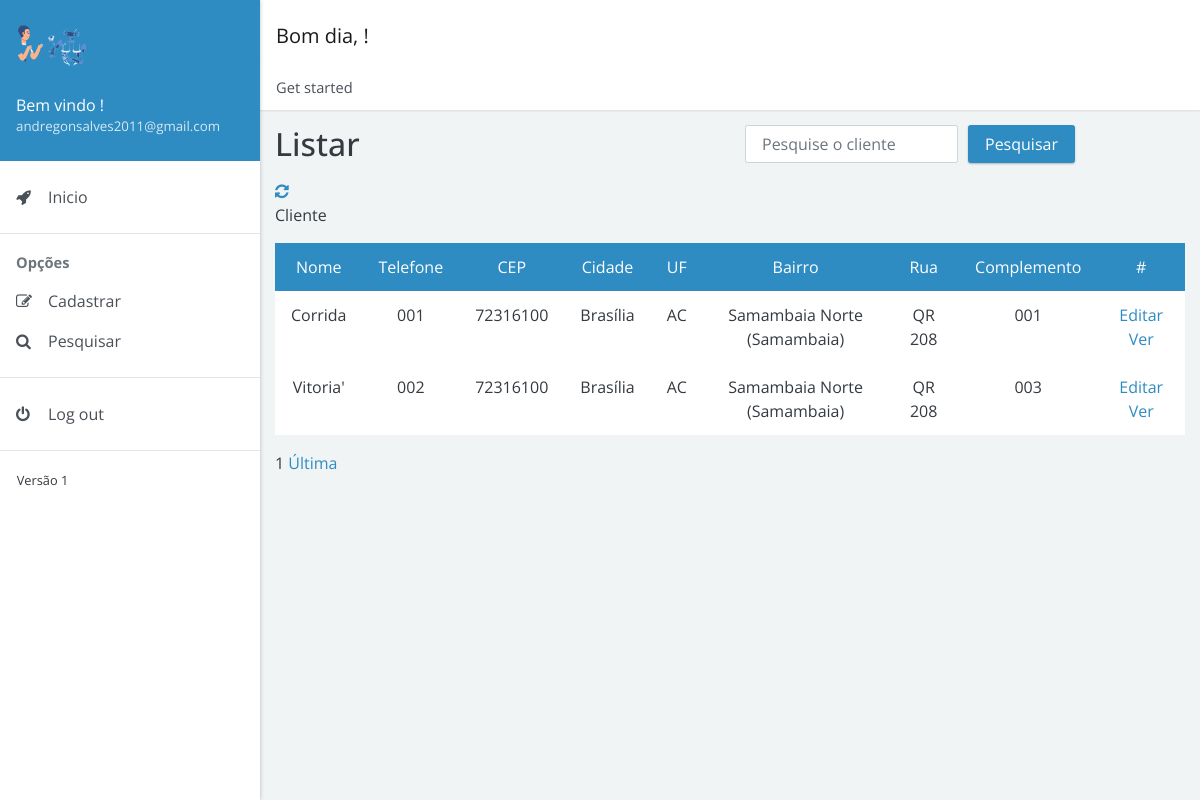
The page /controle/view/pesquisar/pesquisa_cliente.php (signed in) on the database its author committed.
### tables this page shows
CREATE TABLE `cliente` (
  `id_cliente` int(11) NOT NULL,
  `nome_completo` varchar(255) DEFAULT NULL,
  `email_cliente` varchar(255) NOT NULL,
  `telefone_celular` varchar(17) DEFAULT NULL,
  `telefone_contato` varchar(17) DEFAULT NULL,
  `endereco_id_endereco` int(11) NOT NULL,
  `login_id_login` int(11) NOT NULL
);

CREATE TABLE `endereco` (
  `id_endereco` int(11) NOT NULL,
  `cep` varchar(10) DEFAULT NULL,
  `cidade` varchar(255) DEFAULT NULL,
  `uf` varchar(2) DEFAULT NULL,
  `bairro` varchar(255) DEFAULT NULL,
  `rua` varchar(255) DEFAULT NULL,
  `complemento` varchar(255) DEFAULT NULL
);

### controle/view/pesquisar/pesquisa_cliente.php (the view, shortened to what this page needs)
<!doctype html>
<html lang="pt-br">
<head>
    <link rel="stylesheet" href="https://cdnjs.cloudflare.com/ajax/libs/font-awesome/4.7.0/css/font-awesome.min.css">
    <link href="../../../dist/admin4b.min.css?v=2.1.0" rel="stylesheet">
    <link href="../../../dist/admin4b.min.css" rel="stylesheet" type="text/css">
</head>
<body>
    <div class="app">
        <div class="app-sidebar">
            <div class="sidebar-header">
                <img src="../../../images/principal3.png" width="70px" alt="Imagem de entrada"><br>
                <div class="username"><span>Bem vindo <?php session_start();
                                                        echo $_SESSION['nome_completo']; ?>!</span> <small><?php echo $_SESSION['email_usuario']; ?></small></div>
            </div>
            <div id="sidebar-nav" class="sidebar-nav">
                <ul>
                    <li><a href="../../controle.php"><span class="sidebar-nav-icon fa fa-rocket"></span> <span class="sidebar-nav-text">Inicio</span></a></li>
                </ul>
                <hr><span class="sidebar-nav-header">Opções</span>
                <ul>
                    <li><a href="#forms" data-toggle="collapse"><span class="sidebar-nav-icon fa fa-pencil-square-o"></span> <span class="sidebar-nav-text">Cadastrar</span></a>
                    </li>
                    <li><a href="#search" data-toggle="collapse"><span class="sidebar-nav-icon fa fa-search"></span> <span class="sidebar-nav-text">Pesquisar</span></a>
                    </li>
                </ul>
                <hr>
                <ul>
                    <li><a href="../../../controll/crud/sair.php"><span class="sidebar-nav-icon fa fa-power-off"></span> <span class="sidebar-nav-text">Log out</span></a></li>
                </ul>
                <hr>
                <small>Versão 1</small>
            </div>
        </div>
        <div class="app-content">
            <div class="content-header">
                <nav class="navbar navbar-expand navbar-light bg-white">
                    <div class="navbar-brand">
                        <?php
                        $hora_do_dia = date("H");
                        if (($hora_do_dia >= 00) && ($hora_do_dia <= 11)) {
                            echo "Bom dia, ";
                        } else if (($hora_do_dia >= 12) && ($hora_do_dia <= 17)) {
                            echo "Boa tarde, ";
                        } else {
                            echo "Boa noite, ";
                        }
                        ?>!
                    </div>
                </nav>
                <nav>
                    <ol class="breadcrumb">
                        <li class="breadcrumb-item">Get started</li>
                    </ol>
                </nav>
            </div>
            <div class="content-body">
                <div class="container">
                    <div class="page-header">
                        <div class="row">
                            <div class="col-sm-6 col-md-6">
                                <h1>Listar</h1>
                            </div>
                            <div class="col-sm-1 col-md-5">
                                <form class="form-inline" method="GET" action="./enviar/mostrar_cliente.php">
                                    <div class="form-group">
                                        <input type="text" name="pesquisar" id="pesquisa" class="form-control" placeholder="Pesquise o cliente" style="margin-right: 10px;" required>
                                    </div>
                                    <button type="submit" class="btn btn-primary">Pesquisar</button>
                                </form>
                            </div>
                        </div>
                        <div class="row">
                            <div class="col-sm-6 col-md-6">
                                <a href="pesquisa_cliente.php"><i class="fa fa-refresh" aria-hidden="true"></i></a>
                            </div>
                        </div>
                    </div>
                    <div class="align-items-center">
                        <div class="">
                            <p>Cliente</p>
                            <table class="table table-bordered table-hover text-center">
                                <tr class="bg bg-primary text-white text-center">
                                    <td>Nome</td>
                                    <td>Telefone</td>
                                    <td>CEP</td>
                                    <td>Cidade</td>
                                    <td>UF</td>
                                    <td>Bairro</td>
                                    <td>Rua</td>
                                    <td>Complemento</td>
                                    <td> # </td>
                                </tr>
                                <?php
                                include_once '../../../controll/crud/conexao.php';
                                $id_session = $_SESSION['id_controle'];
                                if (isset($_GET['pg']) && $_GET['pg'] != "") {
                                    $pagina_atual = $_GET["pg"];
                                } else {
                                    $pagina_atual = 1;
                                }
                                if (isset($pagina_atual)) {
                                    $pagina_atual = $pagina_atual;
                                } else {
                                    $pagina_atual = 1;
                                }
                                $pagina = (!empty($pagina_atual)) ? $pagina_atual : 1;
                                $qtd_pg = 20;
                                $inicio = ($qtd_pg * $pagina) - $qtd_pg;
                                $pesquisa = $conexao->query("SELECT * FROM cliente INNER JOIN endereco ON endereco_id_endereco = id_endereco INNER JOIN login ON cliente.login_id_login = login.id_login /*WHERE login.id_login = $id_session*/ ORDER BY nome_completo ASC LIMIT $inicio, $qtd_pg");
                                if ($pesquisa && $pesquisa->rowCount() != 0) {
                                    while ($tabela = $pesquisa->fetch()) {
                                        $nome = $tabela['nome_completo'];
                                        $telefone = $tabela['telefone_celular'];
                                        $cep = $tabela['cep'];
                                        $cidade = $tabela['cidade'];
                                        $uf = $tabela['uf'];
                                        $bairro = $tabela['bairro'];
                                        $rua = $tabela['rua'];
                                        $complemento = $tabela['complemento'];
                                        $id = $tabela['id_cliente'];
                                ?>
                                        <tr class="text-center">
                                            <td>
                                                <?= $nome ?>
                                            </td>
                                            <td>
                                                <?= $telefone ?>
                                            </td>
                                            <td>
                                                <?= $cep ?>
                                            </td>
                                            <td>
                                                <?= $cidade ?>
                                            </td>
                                            <td>
                                                <?= $uf ?>
                                            </td>
                                            <td>
                                                <?= $bairro ?>
                                            </td>
                                            <td>
                                                <?= $rua ?>
                                            </td>
                                            <td>
                                                <?= $complemento ?>
                                            </td>
                                            <td><a href="../../model/editar/editar_cliente.php?id=<?= $id ?>" type="submit"><i class="bi bi-pencil-square"></i>
                                                    Editar</a>
                                                <a href="../see/ver.php?id=<?= $id ?>"><i class="bi bi-trash-fill"></i>Ver</a>
                                            </td>
                                        </tr>
                                    <?php
                                    }
                                    ?>
                            </table>
                        <?php
                                    $select = $conexao->query("SELECT COUNT(id_cliente) AS num_result FROM cliente INNER JOIN endereco ON endereco_id_endereco = id_endereco INNER JOIN login ON cliente.login_id_login = login.id_login /*WHERE login.id_login = $id_session*/");
                                    $row_pg = $select->fetch();
                                    $quantidade_pg = ceil($row_pg['num_result'] / $qtd_pg);
                                    echo " $pagina ";
                                    echo " <a href='?pg=$quantidade_pg' onclick=''>Última</a>";
                                } else {
                                    echo "<div class='alert alert-danger' role='alert'>Nenhum usuário encontrado!</div>";
                                }
                        ?>
                        </div>
                    </div>
                </div>
            </div>
</body>
</html>

### rows shown on the page
cliente: nome_completo "Corrida", telefone_celular "001", endereco_id_endereco.cep "72316100", endereco_id_endereco.cidade "Brasília", endereco_id_endereco.uf "AC", endereco_id_endereco.bairro "Samambaia Norte (Samambaia)", endereco_id_endereco.rua "QR 208", endereco_id_endereco.complemento "001"
cliente: nome_completo "Vitoria'", telefone_celular "002", endereco_id_endereco.cep "72316100", endereco_id_endereco.cidade "Brasília", endereco_id_endereco.uf "AC", endereco_id_endereco.bairro "Samambaia Norte (Samambaia)", endereco_id_endereco.rua "QR 208", endereco_id_endereco.complemento "003"

### other values the page prints
$_SESSION['email_usuario'] "andregonsalves2011@gmail.com"
$pagina "1"
